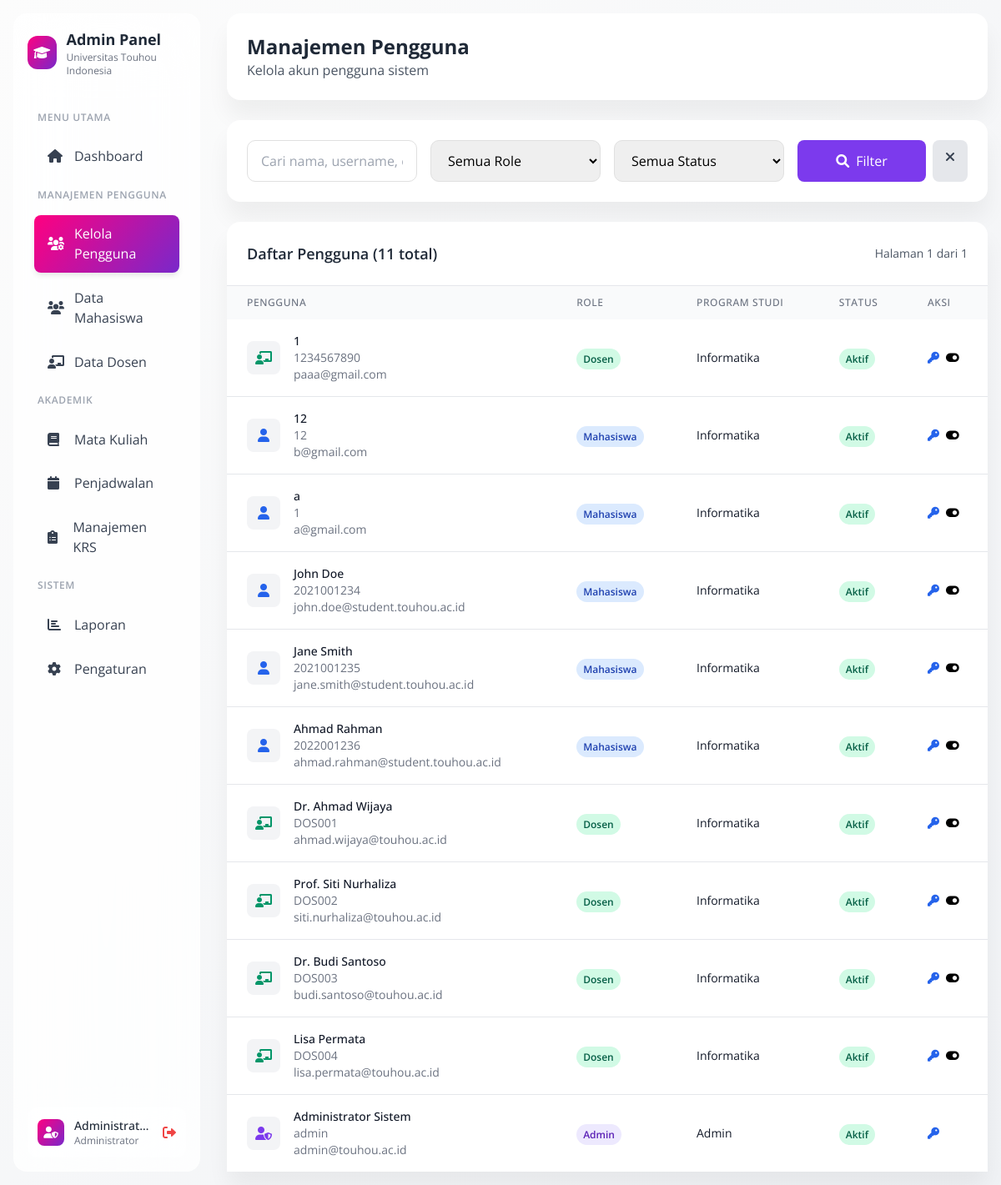
Page /sistem-krs/admin-users.php (signed in) on the committed database.
### tables this page shows
CREATE TABLE `dosen` (
  `id_dosen` int(11) NOT NULL,
  `nidn` varchar(20) NOT NULL,
  `nama_dosen` varchar(100) NOT NULL,
  `gelar` varchar(50) DEFAULT NULL,
  `email` varchar(100) NOT NULL,
  `nomor_telepon` varchar(15) DEFAULT NULL,
  `password` varchar(255) NOT NULL,
  `created_at` timestamp NOT NULL DEFAULT current_timestamp(),
  `alamat` varchar(255) DEFAULT NULL,
  `jurusan` varchar(100) DEFAULT NULL,
  `program_studi` varchar(100) DEFAULT NULL,
  `bidang_keahlian` text DEFAULT NULL,
  `status` enum('aktif','nonaktif') DEFAULT 'aktif'
);

CREATE TABLE `mahasiswa` (
  `id_mahasiswa` int(11) NOT NULL,
  `nim` varchar(20) NOT NULL,
  `nama` varchar(100) NOT NULL,
  `tanggal_lahir` date DEFAULT NULL,
  `jenis_kelamin` enum('L','P') DEFAULT NULL,
  `alamat` varchar(255) DEFAULT NULL,
  `nomor_telepon` varchar(15) DEFAULT NULL,
  `email` varchar(100) NOT NULL,
  `foto` varchar(255) DEFAULT NULL,
  `password` varchar(255) NOT NULL,
  `created_at` timestamp NOT NULL DEFAULT current_timestamp(),
  `jurusan` varchar(100) DEFAULT NULL,
  `program_studi` varchar(100) DEFAULT NULL,
  `angkatan` year(4) DEFAULT NULL,
  `semester_aktif` int(11) DEFAULT 1,
  `kelompok_ukt` int(11) DEFAULT 1,
  `dosen_wali` int(11) DEFAULT NULL,
  `status` enum('aktif','nonaktif','cuti','lulus') DEFAULT 'aktif'
);

### sistem-krs/admin-users.php (the view, shortened to what the rows shown need)
<?php
$database = new Database();
$conn = $database->getConnection();
$role_filter = $_GET['role'] ?? '';
$page = $_GET['page'] ?? 1;
$limit = 15;
$offset = ($page - 1) * $limit;
$users_list = [];
if (empty($role_filter) || $role_filter == 'mahasiswa') {
    $where_conditions = [];
    $where_clause = !empty($where_conditions) ? 'WHERE ' . implode(' AND ', $where_conditions) : '';
    $query = "SELECT id_mahasiswa as user_id, nim as identifier, nama as nama_lengkap, email,
                     'mahasiswa' as user_type, status, program_studi, created_at
              FROM mahasiswa $where_clause";
    $stmt = $conn->prepare($query);
    $stmt->execute();
    $mahasiswa_data = $stmt->fetchAll(PDO::FETCH_ASSOC);
    $users_list = array_merge($users_list, $mahasiswa_data);
}
if (empty($role_filter) || $role_filter == 'dosen') {
    $where_conditions = [];
    $where_clause = !empty($where_conditions) ? 'WHERE ' . implode(' AND ', $where_conditions) : '';
    $query = "SELECT id_dosen as user_id, nidn as identifier, nama_dosen as nama_lengkap, email,
                     'dosen' as user_type, status, program_studi, created_at
              FROM dosen $where_clause";
    $stmt = $conn->prepare($query);
    $stmt->execute();
    $dosen_data = $stmt->fetchAll(PDO::FETCH_ASSOC);
    $users_list = array_merge($users_list, $dosen_data);
}
if (empty($role_filter) || $role_filter == 'admin') {
    $where_conditions = [];
    $where_clause = !empty($where_conditions) ? 'WHERE ' . implode(' AND ', $where_conditions) : '';
    $query = "SELECT id_admin as user_id, username as identifier, nama_admin as nama_lengkap, email,
                     'admin' as user_type, 'aktif' as status, 'Admin' as program_studi, created_at
              FROM admin $where_clause";
    $stmt = $conn->prepare($query);
    $stmt->execute();
    $admin_data = $stmt->fetchAll(PDO::FETCH_ASSOC);
    $users_list = array_merge($users_list, $admin_data);
}
usort($users_list, function($a, $b) {
    return strtotime($b['created_at']) - strtotime($a['created_at']);
});
$users_list = array_slice($users_list, $offset, $limit);
?>
<!DOCTYPE html>
<html lang="id">
<head>
    <link href="https://cdn.jsdelivr.net/npm/tailwindcss@2.2.19/dist/tailwind.min.css" rel="stylesheet">
    <link href="https://cdnjs.cloudflare.com/ajax/libs/font-awesome/6.0.0/css/all.min.css" rel="stylesheet">
</head>
<body class="bg-gray-50">
    <div class="flex min-h-screen">
        <div class="w-64 p-4">
            <div class="sidebar-soft h-full p-4">
                <div class="flex items-center gap-3 mb-8">
                    <div>
                        <h2 class="text-lg font-bold text-gray-800">Admin Panel</h2>
                    </div>
                </div>
            </div>
        </div>
        <div class="flex-1 p-4">
            <div class="card mb-6">
                <div class="p-6">
                    <div class="flex items-center justify-between">
                        <div>
                            <h1 class="text-2xl font-bold text-gray-800">Manajemen Pengguna</h1>
                        </div>
                    </div>
                </div>
            </div>
            <div class="card">
                <div class="overflow-x-auto">
                    <table class="w-full">
                        <thead class="bg-gray-50">
                            <tr>
                                <th
                                    class="px-6 py-3 text-left text-xs font-medium text-gray-500 uppercase tracking-wider">
                                    Pengguna</th>
                                <th
                                    class="px-6 py-3 text-left text-xs font-medium text-gray-500 uppercase tracking-wider">
                                    Role</th>
                                <th
                                    class="px-6 py-3 text-left text-xs font-medium text-gray-500 uppercase tracking-wider">
                                    Program Studi</th>
                                <th
                                    class="px-6 py-3 text-left text-xs font-medium text-gray-500 uppercase tracking-wider">
                                    Status</th>
                                <th
                                    class="px-6 py-3 text-left text-xs font-medium text-gray-500 uppercase tracking-wider">
                                    Aksi</th>
                            </tr>
                        </thead>
                        <tbody class="bg-white divide-y divide-gray-200">
                            <?php foreach ($users_list as $user): ?>
                            <tr class="hover:bg-gray-50">
                                <td class="px-6 py-4 whitespace-nowrap">
                                    <div class="flex items-center">
                                        <div class="w-10 h-10 bg-gray-100 rounded-lg flex items-center justify-center">
                                            <?php if ($user['user_type'] == 'mahasiswa'): ?>
                                            <i class="fas fa-user text-blue-600"></i>
                                            <?php elseif ($user['user_type'] == 'dosen'): ?>
                                            <i class="fas fa-chalkboard-teacher text-green-600"></i>
                                            <?php else: ?>
                                            <i class="fas fa-user-shield text-purple-600"></i>
                                            <?php endif; ?>
                                        </div>
                                        <div class="ml-4">
                                            <div class="text-sm font-medium text-gray-900">
                                                <?php echo $user['nama_lengkap']; ?></div>
                                            <div class="text-sm text-gray-500"><?php echo $user['identifier']; ?></div>
                                            <div class="text-sm text-gray-500"><?php echo $user['email']; ?></div>
                                        </div>
                                    </div>
                                </td>
                                <td class="px-6 py-4 whitespace-nowrap">
                                    <span class="px-2 py-1 text-xs font-semibold rounded-full
                                        <?php
                                        switch($user['user_type']) {
                                            case 'mahasiswa': echo 'bg-blue-100 text-blue-800'; break;
                                            case 'dosen': echo 'bg-green-100 text-green-800'; break;
                                            case 'admin': echo 'bg-purple-100 text-purple-800'; break;
                                        }
                                        ?>">
                                        <?php echo ucfirst($user['user_type']); ?>
                                    </span>
                                </td>
                                <td class="px-6 py-4 whitespace-nowrap text-sm text-gray-900">
                                    <?php echo $user['program_studi']; ?>
                                </td>
                                <td class="px-6 py-4 whitespace-nowrap">
                                    <span
                                        class="px-2 py-1 text-xs font-semibold rounded-full
                                        <?php echo $user['status'] == 'aktif' ? 'bg-green-100 text-green-800' : 'bg-red-100 text-red-800'; ?>">
                                        <?php echo ucfirst($user['status']); ?>
                                    </span>
                                </td>
                                <td class="px-6 py-4 whitespace-nowrap text-sm font-medium">
                                    <div class="flex gap-2">
                                        <button
                                            onclick="resetPassword(<?php echo $user['user_id']; ?>, '<?php echo $user['user_type']; ?>', '<?php echo $user['nama_lengkap']; ?>')"
                                            class="text-blue-600 hover:text-blue-900">
                                            <i class="fas fa-key"></i>
                                        </button>
                                        <?php if ($user['user_type'] != 'admin'): ?>
                                        <button
                                            onclick="toggleStatus(<?php echo $user['user_id']; ?>, '<?php echo $user['user_type']; ?>', '<?php echo $user['status']; ?>', '<?php echo $user['nama_lengkap']; ?>')"
                                            class="text-orange-600 hover:text-orange-900">
                                            <i
                                                class="fas fa-toggle-<?php echo $user['status'] == 'aktif' ? 'on' : 'off'; ?>"></i>
                                        </button>
                                        <?php endif; ?>
                                    </div>
                                </td>
                            </tr>
                            <?php endforeach; ?>
                        </tbody>
                    </table>
                </div>
            </div>
        </div>
    </div>
</body>
</html>

### rows in the picture
dosen: nama_dosen "1", nidn "1234567890", email "paaa@gmail.com", user_type "Dosen", program_studi "Informatika", status "Aktif"
mahasiswa: nama "12", nim "12", email "b@gmail.com", user_type "Mahasiswa", program_studi "Informatika", status "Aktif"
mahasiswa: nama "a", nim "1", email "a@gmail.com", user_type "Mahasiswa", program_studi "Informatika", status "Aktif"
mahasiswa: nama "John Doe", nim "2021001234", email "john.doe@student.touhou.ac.id", user_type "Mahasiswa", program_studi "Informatika", status "Aktif"
mahasiswa: nama "Jane Smith", nim "2021001235", email "jane.smith@student.touhou.ac.id", user_type "Mahasiswa", program_studi "Informatika", status "Aktif"
mahasiswa: nama "Ahmad Rahman", nim "2022001236", email "ahmad.rahman@student.touhou.ac.id", user_type "Mahasiswa", program_studi "Informatika", status "Aktif"
dosen: nama_dosen "Dr. Ahmad Wijaya", nidn "DOS001", email "ahmad.wijaya@touhou.ac.id", user_type "Dosen", program_studi "Informatika", status "Aktif"
dosen: nama_dosen "Prof. Siti Nurhaliza", nidn "DOS002", email "siti.nurhaliza@touhou.ac.id", user_type "Dosen", program_studi "Informatika", status "Aktif"
dosen: nama_dosen "Dr. Budi Santoso", nidn "DOS003", email "budi.santoso@touhou.ac.id", user_type "Dosen", program_studi "Informatika", status "Aktif"
dosen: nama_dosen "Lisa Permata", nidn "DOS004", email "lisa.permata@touhou.ac.id", user_type "Dosen", program_studi "Informatika", status "Aktif"

### other values in the picture
$_SESSION['nama'] "Administrat…"
$total_records "11"
$page "1"
$total_pages "1"
$user['nama_lengkap'] "Administrator Sistem"
$user['identifier'] "admin"
$user['email'] "admin@touhou.ac.id"
$user['user_type'] "Admin"
$user['program_studi'] "Admin"
$user['status'] "Aktif"
